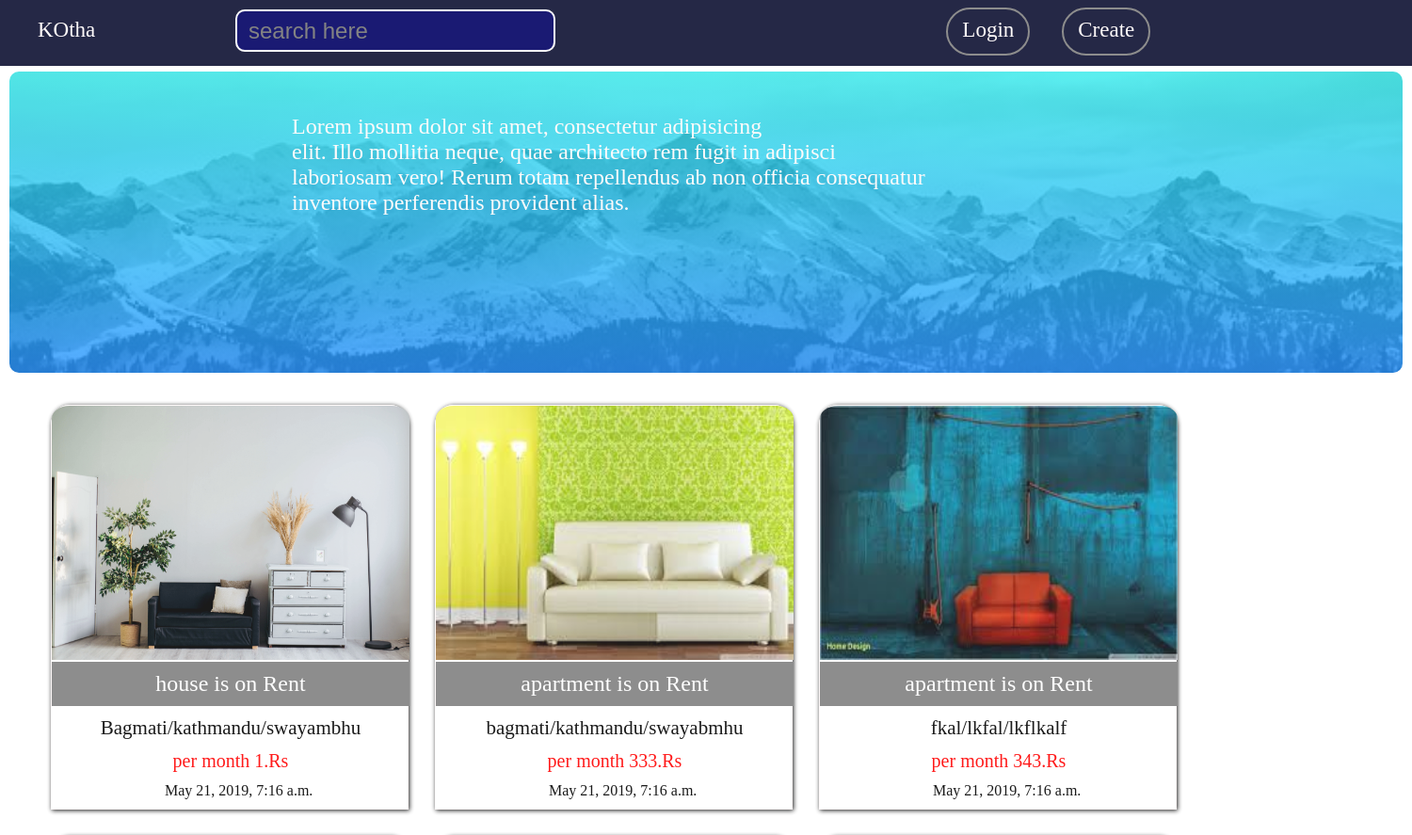
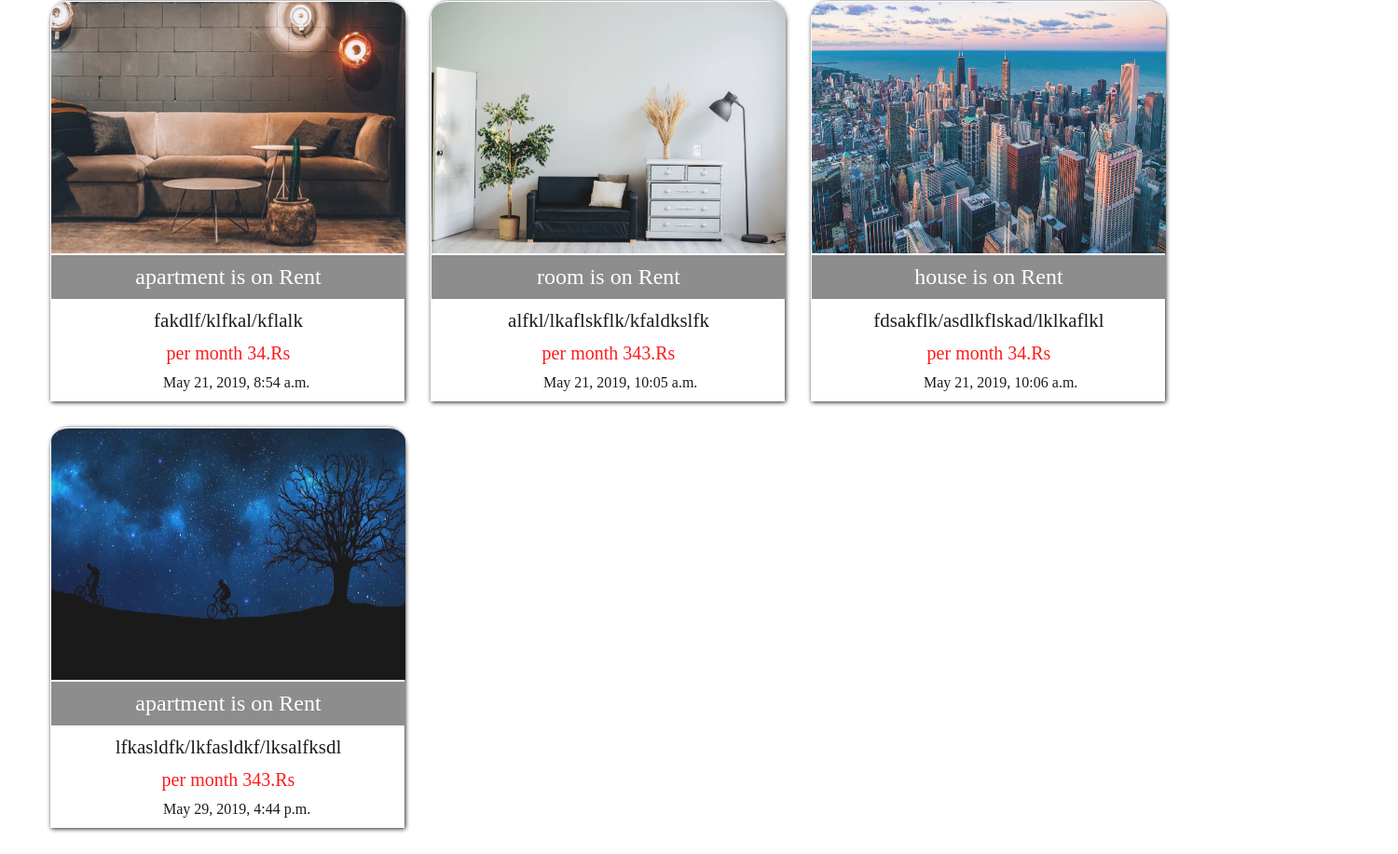
Page /room/ on the committed database (2 pictures, top to bottom).
### room/models.py (models this page shows)
class Room(models.Model):
	room = (
		('house','House'),
		('apartment','Apartment'),
		('room','Room'),
		('hostel','Hostel'),
	)
	District =models.CharField(max_length=100)
	City  = models.CharField(max_length= 50)
	Area = models.CharField(max_length =30)
	price = models.IntegerField()
	yourproperty = models.CharField(max_length =15,choices =room)
	img = models.ImageField(upload_to ='image')
	room = models.IntegerField()
	garden = models.BooleanField()
	water = models.IntegerField()
	date =models.DateTimeField(default=timezone.now)
	description = models.TextField()

### room/views.py (the view)
# urls.py: path('room/',views.kotha,name = 'room'),
def kotha(request):
	room = Room.objects.all()
	context = {'room':room}
	return render(request,'room.html',context)

### room/templates/room.html (shortened to what this page needs)
{% extends 'base.html' %}
{% block content %}
{% load static %}
<link rel ="stylesheet" type ="text/css" href ="{% static 'room.css' %}">
	<form action ="" method ="GET">
	<input class ='Find' type ="search" name ="search" placeholder ="search here">
</form>
<div class ="kathmandu">
<h1 class ="kathmandu-text">
	<span id ="text">Lorem ipsum dolor sit amet, consectetur adipisicing <br>elit. Illo mollitia neque, quae architecto rem fugit in adipisci <br>laboriosam vero! Rerum totam repellendus ab non officia consequatur <br>inventore perferendis provident alias.</span>
</h1>
</div>
{% for room in room %}
<div class ="room">
<a href ="{% url 'app:detail' room.id %}"><img id ="img"src ="{{ room.img.url }}"width ="380" height ="270"></a>
<p id ="rent">{{ room.yourproperty }} is on Rent</p>
<p id ="place">{{ room.District }}/{{ room.City }}/{{ room.Area }}</p>
<p id ="price">per month {{ room.price }}.Rs</p>
<p id ="date">{{ room.date }}</p>
</div>
{% endfor %}
{% endblock %}

### room/templates/base.html (shortened to what this page needs)
{% load static %}
<!DOCTYPE html>
<html>
<head>
	<link rel ="stylesheet" type ="text/css" href ="{% static 'base.css' %}">
</head>
<body>
	<div class ="all">
	<header>
	<nav>
	<ul>
		<li><a id ="k" href ="{% url 'app:home' %}">KOtha</a></li>
		<li id ="l"><a href ="{% url 'register:login' %}">Login</a></li>
		<li id = "c"><a href ="{% url 'register:create' %}">Create</a></li>
	</ul>
</nav>
</header>
</div>
{% block content %}
{% endblock %}
</body>
</html>

### room/static/base.css (style rules this page uses)
li a { text-decoration: none; font-size:23px; text-indent:10px; color:snow; }
li { list-style:none; display:inline; text-indent:10px; position: relative; top:19px; }
#c { position:relative; left:930px; color:white; border:2px solid grey; padding:15px; border-radius:30px; transition: all; transition-duration:2s; }
#l { width:100%; position:relative; left:900px; color:white; border:2px solid grey; padding:15px; border-radius:30px; transition: all; transition-duration:1s; }
ul { background-color:rgb(13,16,49); height:70px; margin:0; }
body { margin:0; }

### room/static/room.css (style rules this page uses)
body { position:relative; }
.room { border:1px solid snow; border-radius:5% 5% 0% 0%; width:380px; height:430px; display:grid; margin:10px; float:left; position: relative; left:40px; bottom:50px; box-sizing:border-box; margin:14px; box-shadow:1px 1px 5px; }
#rent { font-size:24px; background-color:grey; padding:10px; color:white; position:relative; bottom:26px; text-align:center; }
#place { font-size:21px; text-align:center; position: relative; bottom:60px; }
#price { font-size:20px; text-align:center; color:red; position:relative; bottom:90px; }
#date { position:relative; bottom:115px; left:120px; }
body { opacity:0.9; }
#img { border-radius:5% 5% 0% 0%; box-sizing:border-box; }
.Find { width:340px; height:45px; font-size:24px; border:2px solid white; position:relative; left:250px; bottom:60px; text-indent:10px; border-radius: 10px; outline:none; background-color:rgb(0,0,100); color:white; }
.kathmandu { background-image:linear-gradient(rgba(0,234,234,0.7),rgba(16,136,2550,0.8)),url('img/himal.jpg'); background-size:cover; background-repeat:no-repeat; background-position:bottom; height:40vh; max-width:100%; position:relative; bottom:60px; margin:10px; animation-name:img; animation-duration:50s; animation-iteration-count: infinite; border-radius:10px; }
#text { color:snow; display:block; font-weight:400; font-size:24px; position:relative; left:300px; top:45px; }

### rows in the picture
Room: img (picture), yourproperty "house", District "Bagmati", City "kathmandu", Area "swayambhu", price "1", date "May 21, 2019, 7:16 a.m."
Room: img (picture), yourproperty "apartment", District "bagmati", City "kathmandu", Area "swayabmhu", price "333", date "May 21, 2019, 7:16 a.m."
Room: img (picture), yourproperty "apartment", District "fkal", City "lkfal", Area "lkflkalf", price "343", date "May 21, 2019, 7:16 a.m."
Room: img (picture), yourproperty "apartment", District "fakdlf", City "klfkal", Area "kflalk", price "34", date "May 21, 2019, 8:54 a.m."
Room: img (picture), yourproperty "room", District "alfkl", City "lkaflskflk", Area "kfaldkslfk", price "343", date "May 21, 2019, 10:05 a.m."
Room: img (picture), yourproperty "house", District "fdsakflk", City "asdlkflskad", Area "lklkaflkl", price "34", date "May 21, 2019, 10:06 a.m."
Room: img (picture), yourproperty "apartment", District "lfkasldfk", City "lkfasldkf", Area "lksalfksdl", price "343", date "May 29, 2019, 4:44 p.m."
